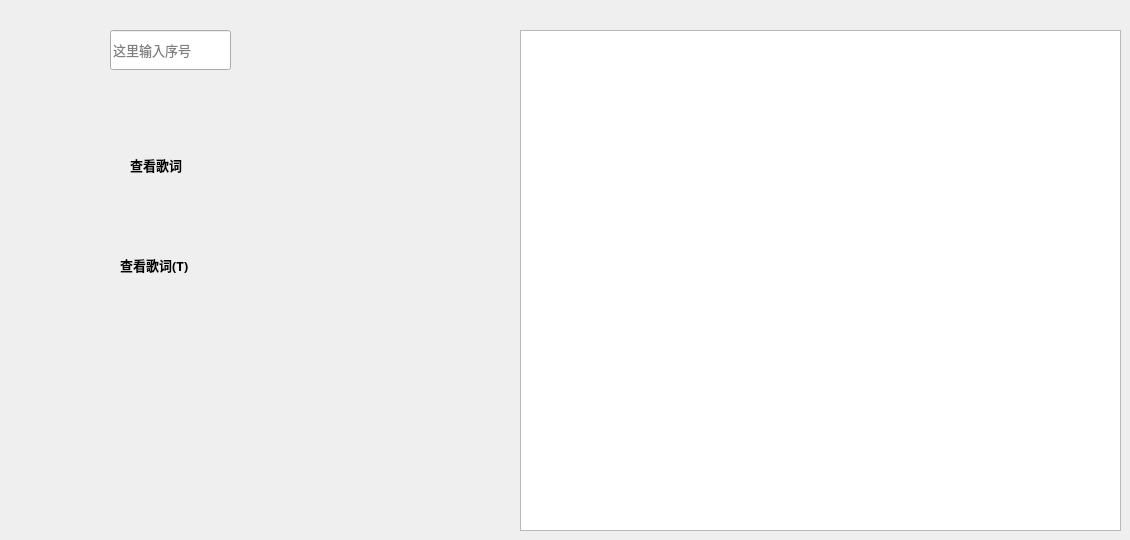
   <widget class="QWidget" name="tab_4">
    <attribute name="title">
     <string>歌词</string>
    </attribute>
    <widget class="QLineEdit" name="lyrics_Edit">
     <property name="geometry">
      <rect>
       <x>110</x>
       <y>30</y>
       <width>121</width>
       <height>40</height>
      </rect>
     </property>
     <property name="font">
      <font>
       <pointsize>10</pointsize>
      </font>
     </property>
     <property name="frame">
      <bool>true</bool>
     </property>
     <property name="placeholderText">
      <string>这里输入序号</string>
     </property>
    </widget>
    <widget class="QPushButton" name="lyrics_pushButton">
     <property name="geometry">
      <rect>
       <x>140</x>
       <y>100</y>
       <width>50</width>
       <height>50</height>
      </rect>
     </property>
     <property name="font">
      <font>
       <pointsize>10</pointsize>
      </font>
     </property>
     <property name="text">
      <string/>
     </property>
     <property name="icon">
      <iconset>
       <normaloff>Image/lyrics.png</normaloff>Image/lyrics.png</iconset>
     </property>
     <property name="iconSize">
      <size>
       <width>50</width>
       <height>50</height>
      </size>
     </property>
     <property name="flat">
      <bool>true</bool>
     </property>
    </widget>
    <widget class="QTextEdit" name="lyrics_textEdit">
     <property name="geometry">
      <rect>
       <x>520</x>
       <y>30</y>
       <width>601</width>
       <height>501</height>
      </rect>
     </property>
    </widget>
    <widget class="QPushButton" name="lyrics_pushButton_2">
     <property name="geometry">
      <rect>
       <x>140</x>
       <y>200</y>
       <width>50</width>
       <height>50</height>
      </rect>
     </property>
     <property name="font">
      <font>
       <pointsize>10</pointsize>
      </font>
     </property>
     <property name="text">
      <string/>
     </property>
     <property name="icon">
      <iconset>
       <normaloff>Image/lyrics1.png</normaloff>Image/lyrics1.png</iconset>
     </property>
     <property name="iconSize">
      <size>
       <width>50</width>
       <height>50</height>
      </size>
     </property>
     <property name="flat">
      <bool>true</bool>
     </property>
    </widget>
    <widget class="QLabel" name="lyrics_show_label">
     <property name="geometry">
      <rect>
       <x>110</x>
       <y>320</y>
       <width>391</width>
       <height>40</height>
      </rect>
     </property>
     <property name="font">
      <font>
       <family>微软雅黑</family>
       <pointsize>12</pointsize>
       <weight>75</weight>
       <italic>false</italic>
       <bold>true</bold>
       <underline>false</underline>
       <strikeout>false</strikeout>
       <kerning>true</kerning>
      </font>
     </property>
     <property name="text">
      <string/>
     </property>
    </widget>
    <widget class="QLabel" name="label_12">
     <property name="geometry">
      <rect>
       <x>130</x>
       <y>150</y>
       <width>71</width>
       <height>30</height>
      </rect>
     </property>
     <property name="font">
      <font>
       <family>微软雅黑</family>
       <pointsize>10</pointsize>
       <weight>75</weight>
       <italic>false</italic>
       <bold>true</bold>
       <underline>false</underline>
       <strikeout>false</strikeout>
       <kerning>true</kerning>
      </font>
     </property>
     <property name="text">
      <string>查看歌词</string>
     </property>
    </widget>
    <widget class="QLabel" name="label_13">
     <property name="geometry">
      <rect>
       <x>120</x>
       <y>250</y>
       <width>101</width>
       <height>30</height>
      </rect>
     </property>
     <property name="font">
      <font>
       <family>微软雅黑</family>
       <pointsize>10</pointsize>
       <weight>75</weight>
       <italic>false</italic>
       <bold>true</bold>
       <underline>false</underline>
       <strikeout>false</strikeout>
       <kerning>true</kerning>
      </font>
     </property>
     <property name="text">
      <string>查看歌词(T)</string>
     </property>
    </widget>
   </widget>
